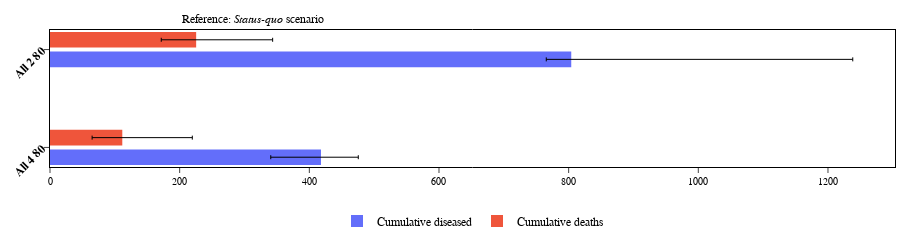

Source (notebook cell):
### Code cell
plot_detection_scenarios_comparison_box(temp)

### Figure 1 — Plotly figure (JSON) as saved in the notebook; plotly's stock layout.template omitted (floating-point values rounded to 4 significant figures)
{"data": [{"error_x": {"array": [-77.47, -38.51], "arrayminus": [-57.55, -434.2], "color": "black", "symmetric": false, "thickness": 1, "type": "data", "width": 2}, "marker": {"color": "#636EFA"}, "name": "Cumulative diseased", "orientation": "h", "type": "bar", "x": [418.0, 804.0], "y": [-0.1, 0.9]}, {"error_x": {"array": [-46.53, -53.81], "arrayminus": [-108.0, -118.0], "color": "black", "symmetric": false, "thickness": 1, "type": "data", "width": 2}, "marker": {"color": "#EF553B"}, "name": "Cumulative deaths", "orientation": "h", "type": "bar", "x": [111.5, 225.4], "y": [0.1, 1.1]}], "layout": {"height": 200, "legend": {"itemsizing": "constant", "orientation": "h", "title": {"text": ""}, "traceorder": "normal", "x": 0.5, "xanchor": "center", "y": -0.5, "yanchor": "bottom"}, "margin": {"b": 40, "l": 50, "r": 5, "t": 30}, "title": {"text": "Reference: <i>Status-quo</i> scenario", "x": 0.36, "xanchor": "right", "yanchor": "top"}, "xaxis": {"tickmode": "array", "title": {"text": ""}, "type": "linear"}, "yaxis": {"categoryorder": "array", "tickangle": -45, "tickfont": {"color": "black", "family": "Arial", "size": 12, "weight": "bold"}, "tickmode": "array", "ticktext": ["All 4 80", "All 2 80"], "tickvals": [0, 1]}}}
